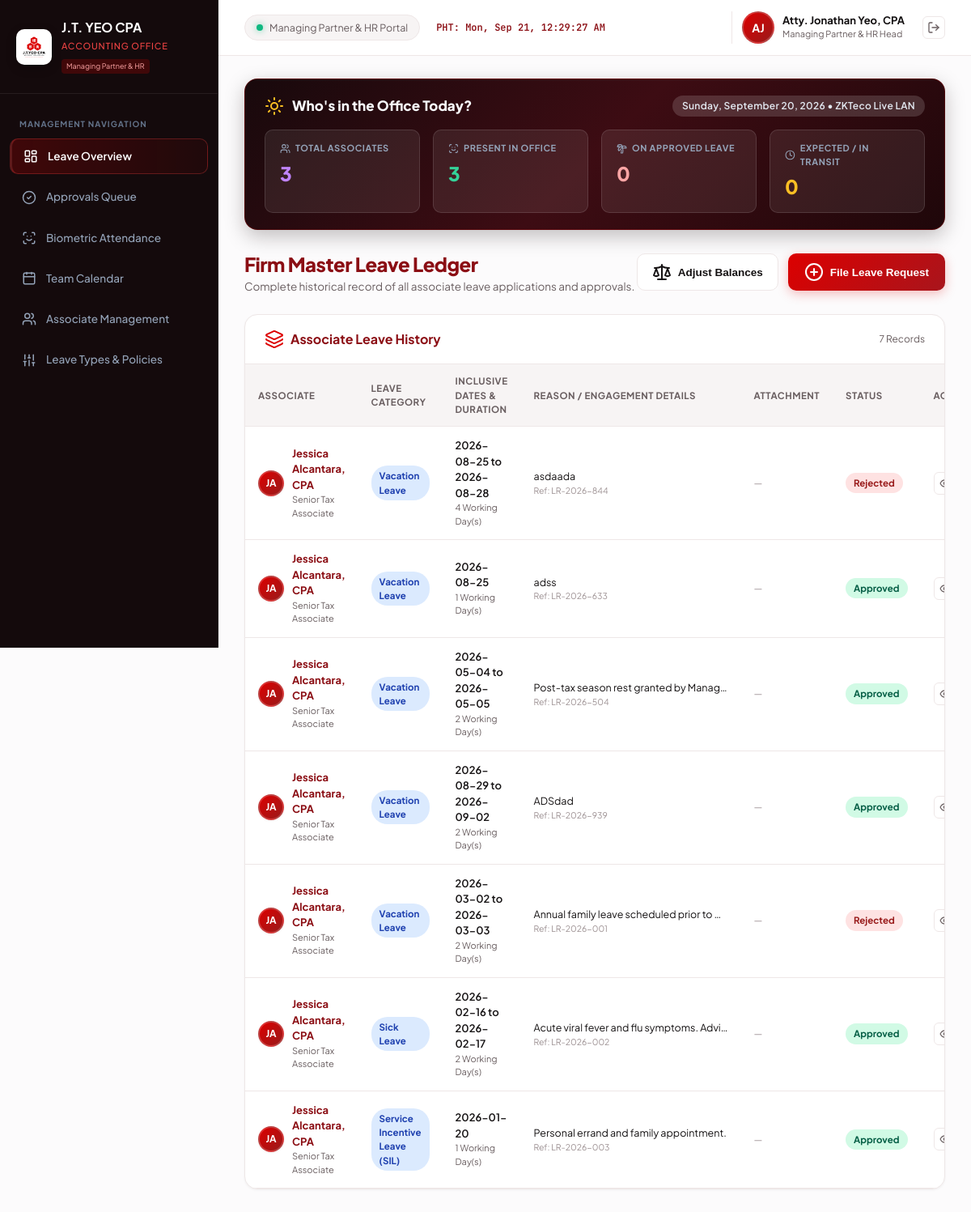
/admin_dashboard.php (signed in), run on the app's committed database.
### tables this page shows
CREATE TABLE users (
            id INTEGER PRIMARY KEY AUTOINCREMENT,
            name TEXT NOT NULL,
            email TEXT UNIQUE NOT NULL,
            password TEXT NOT NULL,
            role TEXT NOT NULL, -- 'staff', 'supervisor', 'admin'
            department TEXT NOT NULL,
            title TEXT NOT NULL,
            avatar_initials TEXT NOT NULL,
            created_at DATETIME DEFAULT CURRENT_TIMESTAMP
        , gender TEXT NOT NULL DEFAULT 'Female', biometric_pin TEXT, face_enrolled INTEGER DEFAULT 1, fingerprint_enrolled INTEGER DEFAULT 1, avatar_path TEXT);

CREATE TABLE leave_requests (
            id INTEGER PRIMARY KEY AUTOINCREMENT,
            ref_no TEXT UNIQUE NOT NULL,
            user_id INTEGER NOT NULL,
            leave_type TEXT NOT NULL, -- 'SIL', 'VL', 'SL', 'SoloParent', 'MagnaCarta', 'VAWC', 'Emergency'
            leave_type_label TEXT NOT NULL,
            start_date DATE NOT NULL,
            end_date DATE NOT NULL,
            days_count REAL NOT NULL,
            duration_mode TEXT DEFAULT 'full',
            reason TEXT NOT NULL,
            attachment_path TEXT,
            status TEXT DEFAULT 'Pending', -- 'Pending', 'Approved', 'Rejected'
            approver_name TEXT,
            rejection_reason TEXT,
            created_at DATETIME DEFAULT CURRENT_TIMESTAMP,
            decided_at DATETIME,
            FOREIGN KEY (user_id) REFERENCES users(id) ON DELETE CASCADE
        );

### auth.php (called while the page is built, shortened)
<?php
require_once __DIR__ . '/config/db.php';
function getCurrentUser() {
    global $pdo;
    $stmt = $pdo->prepare("
        SELECT u.*, b.vl_balance, b.sl_balance, b.emergency_balance, b.bereavement_balance,
               b.solo_parent_balance, b.maternity_balance, b.paternity_balance, b.special_women_balance
        FROM users u
        LEFT JOIN leave_balances b ON u.id = b.user_id
        WHERE u.id = ?
    ");
    $stmt->execute([$_SESSION['user_id']]);
    $user = $stmt->fetch();
    return $user;
}
function requireLogin() {
    $user = getCurrentUser();
    return $user;
}

### admin_dashboard.php (the view, shortened to what this page needs)
<?php
require_once __DIR__ . '/auth.php';
$user = requireLogin();
$leaveReqStmt = $pdo->query("
    SELECT r.*, u.name as employee_name, u.title, u.avatar_path, u.avatar_initials
    FROM leave_requests r
    JOIN users u ON r.user_id = u.id
    ORDER BY r.created_at DESC
");
$leaveRequests = $leaveReqStmt->fetchAll();
$today = date('Y-m-d');
$activeLeavesStmt = $pdo->prepare("
    SELECT r.*, u.name as employee_name, u.title, u.avatar_path, u.avatar_initials
    FROM leave_requests r
    JOIN users u ON r.user_id = u.id
    WHERE r.status = 'Approved' AND ? BETWEEN r.start_date AND r.end_date
    ORDER BY r.start_date ASC
");
$activeLeavesStmt->execute([$today]);
$activeLeaves = $activeLeavesStmt->fetchAll();
$allUsersStmt = $pdo->query("
    SELECT u.*,
           COALESCE(b.vl_balance, 12.0) as vl_balance,
           COALESCE(b.sl_balance, 10.0) as sl_balance,
           COALESCE(b.emergency_balance, 5.0) as emergency_balance,
           COALESCE(b.bereavement_balance, 3.0) as bereavement_balance,
           COALESCE(b.solo_parent_balance, 7.0) as solo_parent_balance,
           COALESCE(b.maternity_balance, 105.0) as maternity_balance,
           COALESCE(b.paternity_balance, 7.0) as paternity_balance,
           COALESCE(b.special_women_balance, 60.0) as special_women_balance
    FROM users u
    LEFT JOIN leave_balances b ON u.id = b.user_id
    ORDER BY u.id ASC
");
$allUsers = $allUsersStmt->fetchAll();
$todayBioStmt = $pdo->prepare("SELECT DISTINCT user_id FROM biometric_logs WHERE log_date = ? AND time_in IS NOT NULL");
$todayBioStmt->execute([$today]);
$punchedUserIds = $todayBioStmt->fetchAll(PDO::FETCH_COLUMN);
$activeLeaveUserIds = array_column($activeLeaves, 'user_id');
$presentUserIds = array_diff($punchedUserIds, $activeLeaveUserIds);
$totalStaff = count($allUsers);
$presentCount = min(count($presentUserIds), $totalStaff);
$onLeaveCount = count($activeLeaves);
$expectedCount = max(0, $totalStaff - $presentCount - $onLeaveCount);
?>
<!DOCTYPE html>
<html lang="en">
<head>
  <link rel="stylesheet" href="style.css?v=<?= filemtime(__DIR__ . '/style.css') ?>">
  <link href="https://cdn.jsdelivr.net/npm/fullcalendar@5.11.3/main.min.css" rel="stylesheet">
</head>
<body>
  <div class="app-container">
    <aside class="sidebar no-print">
      <div class="brand-section">
        <div class="brand-logo-frame">
          <img src="JTYEO-Logo.png" alt="JTYeo CPA Logo" class="brand-logo-img">
        </div>
        <div class="brand-info">
          <h2>J.T. YEO CPA</h2>
          <span>Accounting Office</span>
          <div class="firm-badge">Managing Partner &amp; HR</div>
        </div>
      </div>
      <nav class="sidebar-nav">
        <div class="nav-category">Management Navigation</div>
        <a class="nav-item active" data-tab="overview" onclick="switchTab('overview')">
          <i data-lucide="layout-dashboard"></i>
          <span>Leave Overview</span>
        </a>
        <a class="nav-item" data-tab="approvals" onclick="switchTab('approvals')">
          <i data-lucide="check-circle-2"></i>
          <span>Approvals Queue</span>
        </a>
        <a class="nav-item" data-tab="biometrics" onclick="switchTab('biometrics'); loadDtrLogs();">
          <i data-lucide="scan-face"></i>
          <span>Biometric Attendance</span>
        </a>
        <a class="nav-item" data-tab="calendar" onclick="switchTab('calendar'); initCalendar();">
          <i data-lucide="calendar"></i>
          <span>Team Calendar</span>
        </a>
        <a class="nav-item" data-tab="users" onclick="switchTab('users')">
          <i data-lucide="users"></i>
          <span>Associate Management</span>
        </a>
        <a class="nav-item" data-tab="leave-policies" onclick="switchTab('leave-policies')">
          <i data-lucide="sliders"></i>
          <span>Leave Types & Policies</span>
        </a>
      </nav>
    </aside>
    <main class="main-wrapper">
      <header class="top-header no-print">
        <div class="header-left">
          <div class="firm-status">
            <span class="status-dot"></span>
            <span>Managing Partner & HR Portal</span>
          </div>
          <div class="ph-time" id="liveClock">PHT: Loading...</div>
        </div>
        <div class="header-right">
          <div class="user-profile" onclick="openModal('profileModal')" style="cursor:pointer;" title="Click to view/edit profile and change password">
            <div class="avatar">
              <?php if (!empty($user['avatar_path'])): ?>
                <img src="<?= htmlspecialchars($user['avatar_path']) ?>" alt="Avatar">
              <?php else: ?>
                <?= htmlspecialchars($user['avatar_initials']) ?>
              <?php endif; ?>
            </div>
            <div class="profile-meta">
              <div class="user-name"><?= htmlspecialchars($user['name']) ?></div>
              <div class="user-role"><?= htmlspecialchars($user['title']) ?></div>
            </div>
          </div>
          <a href="logout.php" class="btn-icon" title="Sign Out" style="margin-left: 6px; color: var(--text-muted);">
            <i data-lucide="log-out" style="width: 16px; height: 16px;"></i>
          </a>
        </div>
      </header>
      <div class="content-area">
        <div id="tab-overview" class="tab-pane">
          <div class="morning-executive-banner">
            <div class="morning-header">
              <h3><i data-lucide="sun" style="color:#fbbf24;"></i> Who's in the Office Today?</h3>
              <div class="morning-date-badge"><?= date('l, F j, Y') ?> &bull; ZKTeco Live LAN</div>
            </div>
            <div class="morning-stats-grid">
              <div class="morning-stat-box">
                <div class="morning-stat-label"><i data-lucide="users" style="width:13px;height:13px;"></i> Total Associates</div>
                <div class="morning-stat-num purple"><?= $totalStaff ?></div>
              </div>
              <div class="morning-stat-box">
                <div class="morning-stat-label"><i data-lucide="scan-face" style="width:13px;height:13px;"></i> Present in Office</div>
                <div class="morning-stat-num green"><?= $presentCount ?></div>
              </div>
              <div class="morning-stat-box">
                <div class="morning-stat-label"><i data-lucide="palmtree" style="width:13px;height:13px;"></i> On Approved Leave</div>
                <div class="morning-stat-num blue"><?= $onLeaveCount ?></div>
              </div>
              <div class="morning-stat-box">
                <div class="morning-stat-label"><i data-lucide="clock" style="width:13px;height:13px;"></i> Expected / In Transit</div>
                <div class="morning-stat-num amber"><?= $expectedCount ?></div>
              </div>
            </div>
          </div>
          <div class="page-header">
            <div class="page-title">
              <h1>Firm Master Leave Ledger</h1>
              <p>Complete historical record of all associate leave applications and approvals.</p>
            </div>
            <div class="header-actions">
              <button class="btn-secondary" onclick="openAdjustmentModal()">
                <i data-lucide="scale"></i>
                <span>Adjust Balances</span>
              </button>
              <button class="btn-primary" onclick="openModal('applyModal')">
                <i data-lucide="plus-circle"></i>
                <span>File Leave Request</span>
              </button>
            </div>
          </div>
          <div class="dashboard-card">
            <div class="card-head">
              <h3><i data-lucide="layers" style="color:var(--accent);"></i> Associate Leave History</h3>
              <span style="font-size:12px; color:var(--text-muted);"><?= count($leaveRequests) ?> Records</span>
            </div>
            <div class="table-responsive">
              <table class="custom-table">
                <thead>
                  <tr>
                    <th>Associate</th>
                    <th>Leave Category</th>
                    <th>Inclusive Dates & Duration</th>
                    <th>Reason / Engagement Details</th>
                    <th>Attachment</th>
                    <th>Status</th>
                    <th>Actions</th>
                  </tr>
                </thead>
                <tbody>
                  <?php if (empty($leaveRequests)): ?>
                    <tr><td colspan="7" style="text-align:center; padding:32px; color:var(--text-muted);">No leave applications recorded in database.</td></tr>
                  <?php else: ?>
                    <?php foreach ($leaveRequests as $req): ?>
                      <tr>
                        <td>
                          <div style="display:flex; align-items:center; gap:10px;">
                            <div class="avatar sm">
                              <?php if (!empty($req['avatar_path'])): ?>
                                <img src="<?= htmlspecialchars($req['avatar_path']) ?>" alt="">
                              <?php else: ?>
                                <?= htmlspecialchars($req['avatar_initials']) ?>
                              <?php endif; ?>
                            </div>
                            <div>
                              <div style="font-weight:700; color:var(--primary);"><?= htmlspecialchars($req['employee_name']) ?></div>
                              <div style="font-size:11px; color:var(--text-muted);"><?= htmlspecialchars($req['title']) ?></div>
                            </div>
                          </div>
                        </td>
                        <td><span class="badge badge-vl"><?= htmlspecialchars($req['leave_type_label']) ?></span></td>
                        <td>
                          <div style="font-weight:600;"><?= $req['start_date'] ?> <?= $req['start_date'] !== $req['end_date'] ? 'to ' . $req['end_date'] : '' ?></div>
                          <div style="font-size:11px; color:var(--text-muted);"><?= $req['days_count'] ?> Working Day(s)</div>
                        </td>
                        <td>
                          <div style="font-size:12.5px; max-width:240px; white-space:nowrap; overflow:hidden; text-overflow:ellipsis;" title="<?= htmlspecialchars($req['reason']) ?>">
                            <?= htmlspecialchars($req['reason']) ?>
                          </div>
                          <div style="font-size:10.5px; color:var(--text-light);">Ref: <?= $req['ref_no'] ?></div>
                        </td>
                        <td>
                          <?php if (!empty($req['attachment_path'])): ?>
                            <a href="<?= htmlspecialchars($req['attachment_path']) ?>" target="_blank" class="btn-icon" title="View Attached Supporting Document / Proof" style="color:var(--accent);">
                              <i data-lucide="paperclip" style="width:14px;height:14px;"></i>
                            </a>
                          <?php else: ?>
                            <span style="color:var(--text-light); font-size:12px;">—</span>
                          <?php endif; ?>
                        </td>
                        <td>
                          <?php
                            $statusBadge = 'badge-pending';
                            if ($req['status'] === 'Approved') $statusBadge = 'badge-approved';
                            if ($req['status'] === 'Rejected') $statusBadge = 'badge-rejected';
                          ?>
                          <span class="badge <?= $statusBadge ?>"><?= $req['status'] ?></span>
                        </td>
                        <td>
                          <div style="display:flex; gap:6px;">
                            <button class="btn-icon" title="View Full Details" onclick="viewDetailsModal('<?= $req['ref_no'] ?>', '<?= addslashes($req['employee_name']) ?>', '<?= addslashes($req['title']) ?>', '<?= addslashes($req['leave_type_label']) ?>', '<?= $req['days_count'] ?>', '<?= $req['start_date'] ?>', '<?= $req['end_date'] ?>', '<?= addslashes($req['reason']) ?>', '<?= $req['status'] ?>', '<?= addslashes($req['approver_name'] ?? 'Pending') ?>', '<?= addslashes($req['rejection_reason'] ?? '') ?>', '<?= addslashes($req['attachment_path'] ?? '') ?>')">
                              <i data-lucide="eye" style="width:14px;height:14px;"></i>
                            </button>
                          </div>
                        </td>
                      </tr>
                    <?php endforeach; ?>
                  <?php endif; ?>
                </tbody>
              </table>
            </div>
          </div>
        </div>
      </div>
    </main>
  </div>
</body>
</html>

### admin_dashboard.php (style rules this page uses)
.brand-logo-frame { width: 44px !important; height: 44px !important; min-width: 44px !important; max-width: 44px !important; background: #ffffff !important; border-radius: 10px !important; display: flex !important; align-items: center !important; justify-content: center !important; padding: 4px !important; overflow: hidden !important; box-shadow: 0 4px 12px rgba(0,0,0,0.25) !important; flex-shrink: 0 !important; }
.brand-logo-img { width: 36px !important; height: 36px !important; max-width: 36px !important; max-height: 36px !important; object-fit: contain !important; display: block !important; }

### data on the page
users: avatar_initials "AJ", name "Atty. Jonathan Yeo, CPA", title "Managing Partner & HR Head"
leave_requests: user.avatar_initials "JA", user.name "Jessica Alcantara, CPA", user.title "Senior Tax Associate", leave_type_label "Vacation Leave", start_date "2026-08-25", end_date "2026-08-28", days_count "4", reason "asdaada", ref_no "LR-2026-844", status "Rejected"
leave_requests: user.avatar_initials "JA", user.name "Jessica Alcantara, CPA", user.title "Senior Tax Associate", leave_type_label "Vacation Leave", start_date "2026-08-25", days_count "1", reason "adss", ref_no "LR-2026-633", status "Approved"
leave_requests: user.avatar_initials "JA", user.name "Jessica Alcantara, CPA", user.title "Senior Tax Associate", leave_type_label "Vacation Leave", start_date "2026-05-04", end_date "2026-05-05", days_count "2", reason "Post-tax season rest granted by Manag…", ref_no "LR-2026-504", status "Approved"
leave_requests: user.avatar_initials "JA", user.name "Jessica Alcantara, CPA", user.title "Senior Tax Associate", leave_type_label "Vacation Leave", start_date "2026-08-29", end_date "2026-09-02", days_count "2", reason "ADSdad", ref_no "LR-2026-939", status "Approved"
leave_requests: user.avatar_initials "JA", user.name "Jessica Alcantara, CPA", user.title "Senior Tax Associate", leave_type_label "Vacation Leave", start_date "2026-03-02", end_date "2026-03-03", days_count "2", reason "Annual family leave scheduled prior to…", ref_no "LR-2026-001", status "Rejected"
leave_requests: user.avatar_initials "JA", user.name "Jessica Alcantara, CPA", user.title "Senior Tax Associate", leave_type_label "Sick Leave", start_date "2026-02-16", end_date "2026-02-17", days_count "2", reason "Acute viral fever and flu symptoms. Advi…", ref_no "LR-2026-002", status "Approved"
leave_requests: user.avatar_initials "JA", user.name "Jessica Alcantara, CPA", user.title "Senior Tax Associate", leave_type_label "Service Incentive Leave (SIL)", start_date "2026-01-20", days_count "1", reason "Personal errand and family appointment.", ref_no "LR-2026-003", status "Approved"

### other printed values
$totalStaff "3"
$presentCount "3"
$onLeaveCount "0"
$expectedCount "0"
count($leaveRequests) "7"
